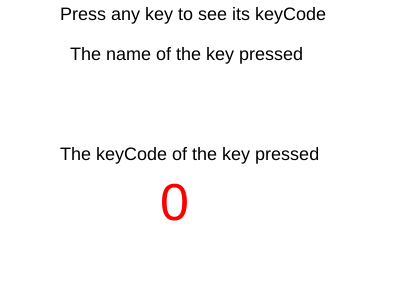
Frame 1 (no input)
Frame 60 (no input): identical to frame 1, image omitted
Frame 120 (the mouse pressed at the canvas centre since frame 60): identical to frame 1, image omitted

The p5.js sketch that drew this single still picture (run headless with seeded random() and noise() and a simulated clock; from frame 60 on, the mouse is pressed at the canvas centre):

// p5.js sketch
// ── sketch.js
function setup() {
    createCanvas(400, 300);
  }
   
  function draw() {
    clear();
    textSize(18);
    fill("black");
    text("Press any key to see its keyCode", 60, 20);
    text("The name of the key pressed", 70, 60);
   
    textSize(52);
    fill("red");
   
    // Show the key that is recently pressed
    text(key, 170, 120);
    textSize(18);
    fill("black");
     
    text("The keyCode of the key pressed", 60, 160);
    textSize(52);
    fill("red");
   
    // Show the key code of the key that is
    // recently pressed
    text(keyCode, 160, 220);
  }
// ── sketch2.js
function setup() {
  createCanvas(400, 300);
}
 
function draw() {
  clear();
  textSize(18);
  fill("black");
  text("Press any key to see its keyCode", 60, 20);
  text("The name of the key pressed", 70, 60);
 
  textSize(52);
  fill("red");
 
  // Show the key that is recently pressed
  text(key, 170, 120);
  textSize(18);
  fill("black");
   
  text("The keyCode of the key pressed", 60, 160);
  textSize(52);
  fill("red");
 
  // Show the key code of the key that is
  // recently pressed
  text(keyCode, 160, 220);
}
